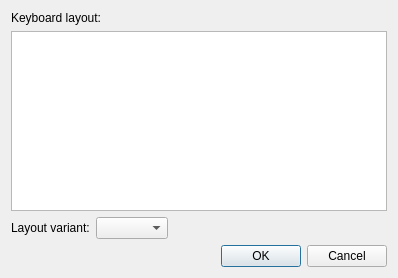
<?xml version="1.0" encoding="UTF-8"?>
<ui version="4.0">
 <class>KbLayoutSelectDialog</class>
 <widget class="QDialog" name="KbLayoutSelectDialog">
  <property name="geometry">
   <rect>
    <x>0</x>
    <y>0</y>
    <width>398</width>
    <height>278</height>
   </rect>
  </property>
  <property name="windowTitle">
   <string>Select keyboard layout</string>
  </property>
  <layout class="QVBoxLayout" name="verticalLayout">
   <item>
    <widget class="QLabel" name="label_2">
     <property name="text">
      <string>Keyboard layout:</string>
     </property>
    </widget>
   </item>
   <item>
    <widget class="QTreeWidget" name="layoutsTW">
     <attribute name="headerVisible">
      <bool>false</bool>
     </attribute>
     <column>
      <property name="text">
       <string>1</string>
      </property>
     </column>
     <column>
      <property name="text">
       <string>New Column</string>
      </property>
     </column>
     <column>
      <property name="text">
       <string>New Column</string>
      </property>
     </column>
    </widget>
   </item>
   <item>
    <layout class="QHBoxLayout" name="horizontalLayout">
     <item>
      <widget class="QLabel" name="label">
       <property name="text">
        <string>Layout variant:</string>
       </property>
      </widget>
     </item>
     <item>
      <widget class="QComboBox" name="variantsDB"/>
     </item>
     <item>
      <spacer name="horizontalSpacer">
       <property name="orientation">
        <enum>Qt::Horizontal</enum>
       </property>
       <property name="sizeHint" stdset="0">
        <size>
         <width>40</width>
         <height>20</height>
        </size>
       </property>
      </spacer>
     </item>
    </layout>
   </item>
   <item>
    <widget class="QDialogButtonBox" name="buttonBox">
     <property name="orientation">
      <enum>Qt::Horizontal</enum>
     </property>
     <property name="standardButtons">
      <set>QDialogButtonBox::Cancel|QDialogButtonBox::Ok</set>
     </property>
    </widget>
   </item>
  </layout>
 </widget>
 <resources/>
 <connections>
  <connection>
   <sender>buttonBox</sender>
   <signal>accepted()</signal>
   <receiver>KbLayoutSelectDialog</receiver>
   <slot>accept()</slot>
   <hints>
    <hint type="sourcelabel">
     <x>248</x>
     <y>254</y>
    </hint>
    <hint type="destinationlabel">
     <x>157</x>
     <y>274</y>
    </hint>
   </hints>
  </connection>
  <connection>
   <sender>buttonBox</sender>
   <signal>rejected()</signal>
   <receiver>KbLayoutSelectDialog</receiver>
   <slot>reject()</slot>
   <hints>
    <hint type="sourcelabel">
     <x>316</x>
     <y>260</y>
    </hint>
    <hint type="destinationlabel">
     <x>286</x>
     <y>274</y>
    </hint>
   </hints>
  </connection>
 </connections>
</ui>
